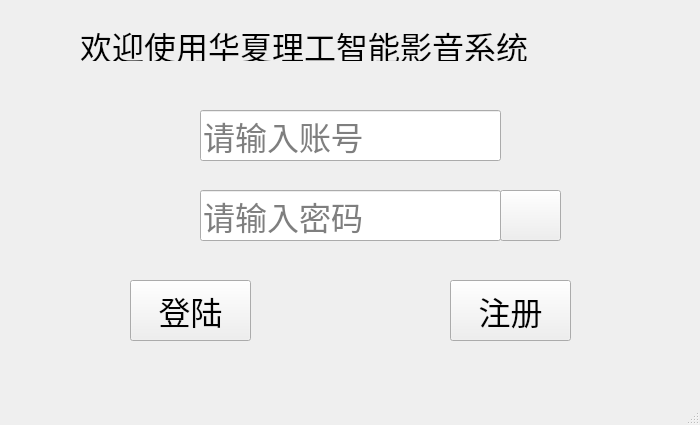
<?xml version="1.0" encoding="UTF-8"?>
<ui version="4.0">
 <class>second</class>
 <widget class="QMainWindow" name="second">
  <property name="geometry">
   <rect>
    <x>0</x>
    <y>0</y>
    <width>700</width>
    <height>425</height>
   </rect>
  </property>
  <property name="windowTitle">
   <string>MainWindow</string>
  </property>
  <property name="styleSheet">
   <string notr="true">QMainWindow{border-image:url(D:/wd/c++/5.webp);}</string>
  </property>
  <widget class="QWidget" name="centralwidget">
   <widget class="QLabel" name="label">
    <property name="geometry">
     <rect>
      <x>80</x>
      <y>30</y>
      <width>571</width>
      <height>31</height>
     </rect>
    </property>
    <property name="font">
     <font>
      <family>楷体</family>
      <pointsize>24</pointsize>
     </font>
    </property>
    <property name="styleSheet">
     <string notr="true">font color:#00FF7F</string>
    </property>
    <property name="text">
     <string>欢迎使用华夏理工智能影音系统</string>
    </property>
   </widget>
   <widget class="QLineEdit" name="lineEdit">
    <property name="geometry">
     <rect>
      <x>200</x>
      <y>110</y>
      <width>301</width>
      <height>51</height>
     </rect>
    </property>
    <property name="font">
     <font>
      <family>楷体</family>
      <pointsize>24</pointsize>
     </font>
    </property>
    <property name="placeholderText">
     <string>请输入账号</string>
    </property>
   </widget>
   <widget class="QLineEdit" name="lineEdit_2">
    <property name="geometry">
     <rect>
      <x>200</x>
      <y>190</y>
      <width>301</width>
      <height>51</height>
     </rect>
    </property>
    <property name="font">
     <font>
      <family>楷体</family>
      <pointsize>24</pointsize>
     </font>
    </property>
    <property name="echoMode">
     <enum>QLineEdit::Password</enum>
    </property>
    <property name="placeholderText">
     <string>请输入密码</string>
    </property>
   </widget>
   <widget class="QPushButton" name="pushButton">
    <property name="geometry">
     <rect>
      <x>130</x>
      <y>280</y>
      <width>121</width>
      <height>61</height>
     </rect>
    </property>
    <property name="font">
     <font>
      <family>楷体</family>
      <pointsize>24</pointsize>
     </font>
    </property>
    <property name="text">
     <string>登陆</string>
    </property>
   </widget>
   <widget class="QPushButton" name="pushButton_2">
    <property name="geometry">
     <rect>
      <x>450</x>
      <y>280</y>
      <width>121</width>
      <height>61</height>
     </rect>
    </property>
    <property name="font">
     <font>
      <family>楷体</family>
      <pointsize>24</pointsize>
     </font>
    </property>
    <property name="text">
     <string>注册</string>
    </property>
   </widget>
   <widget class="QPushButton" name="pushButton_3">
    <property name="geometry">
     <rect>
      <x>500</x>
      <y>190</y>
      <width>61</width>
      <height>51</height>
     </rect>
    </property>
    <property name="text">
     <string/>
    </property>
   </widget>
  </widget>
  <widget class="QMenuBar" name="menubar">
   <property name="geometry">
    <rect>
     <x>0</x>
     <y>0</y>
     <width>700</width>
     <height>26</height>
    </rect>
   </property>
  </widget>
  <widget class="QStatusBar" name="statusbar"/>
 </widget>
 <resources/>
 <connections/>
</ui>
